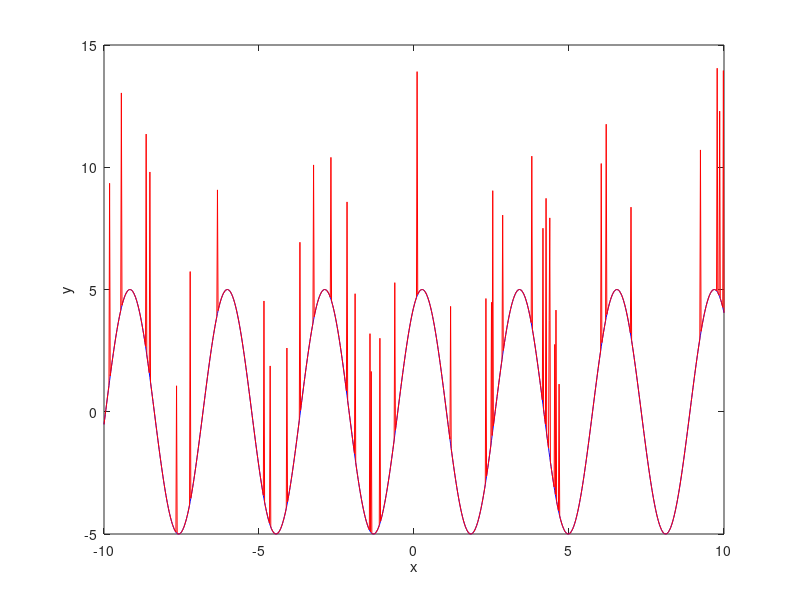

MATLAB code to generate this figure: (Note: this script raises an error after producing the figure.)
x = -10:0.02:10; x = x';
y = 5*sin(2*x + pi/3);

ycorrupt = y;
index = randperm(size(x,1),40);
ycorrupt(index) = ycorrupt(index) + (5 + 5*rand(40,1));		
% the parameters for the corruption of values can be done here
figure;
plot(x,y,'b');
xlabel('x');
ylabel('y');
hold on;

plot(x,ycorrupt,'r');

filteredMedian = zeros(size(x));
for i=1:size(x,1),
	filteredMedian(i) = median(neighbours(ycorrupt,i));
end

filteredMean = zeros(size(x));
for i=1:size(x,1),
	filteredMean(i) = mean(neighbours(ycorrupt,i));
end

plot(x,filteredMedian,'g');
plot(x,filteredMean,'k');
legend('clean wave','corrupt wave','filtered wave (median)','filtered wave (mean)');

relative_error_median = sum((filteredMedian-y).^2) / sum(y.^2)
relative_error_mean = sum((filteredMean-y).^2 ) / sum(y.^2)